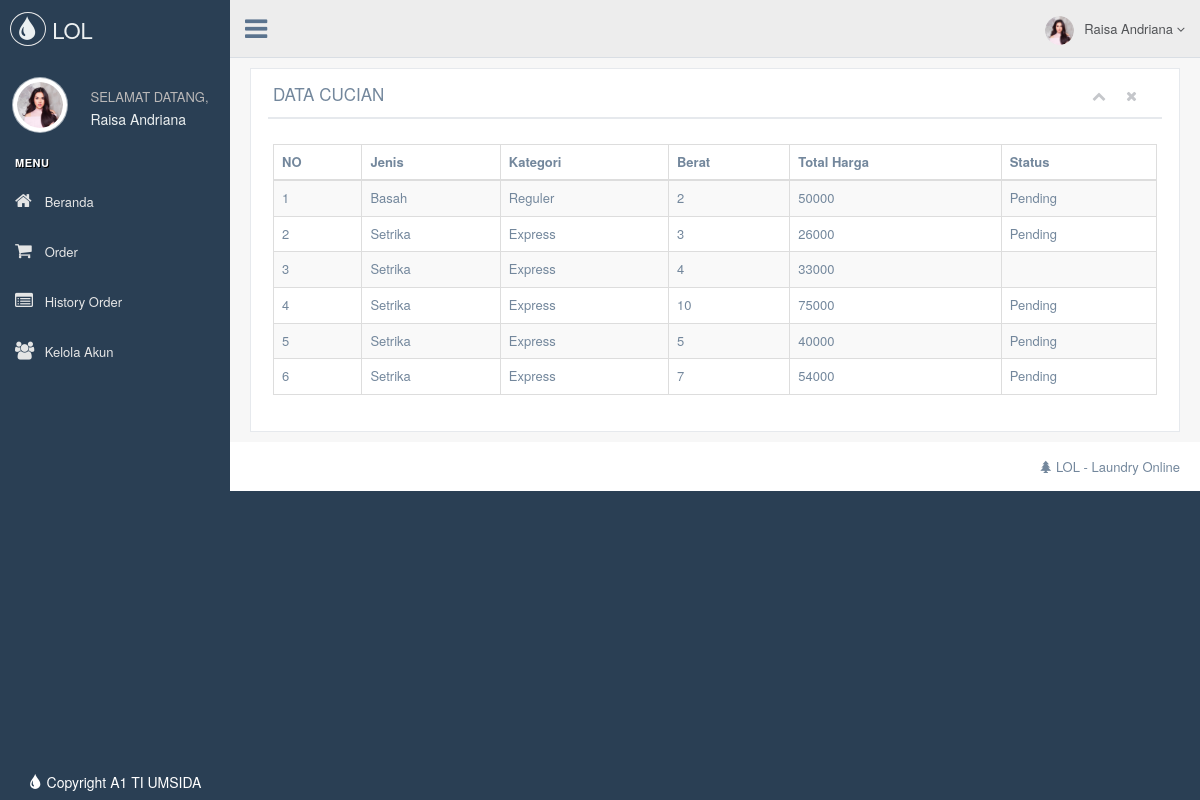
/fix/history_order.php (signed in), run on the app's committed database.
### tables this page shows
CREATE TABLE `tb_user` (
  `id_username` int(11) NOT NULL,
  `username_user` varchar(20) NOT NULL,
  `password_user` varchar(20) NOT NULL,
  `email_user` varchar(30) NOT NULL,
  `nama_user` varchar(50) NOT NULL,
  `alamat_user` varchar(50) NOT NULL,
  `ktp_user` varchar(200) NOT NULL,
  `profil_user` varchar(200) NOT NULL
);

CREATE TABLE `tb_order` (
  `id_order` int(11) NOT NULL,
  `id_username` int(11) NOT NULL,
  `id_kategori` int(11) NOT NULL,
  `id_jenis` int(11) NOT NULL,
  `id_pewangi` int(11) NOT NULL,
  `total_harga` int(11) NOT NULL,
  `berat_cucian` int(11) NOT NULL,
  `tanggal` datetime NOT NULL,
  `status_cucian` varchar(25) NOT NULL
);

CREATE TABLE `tb_jenis_cuci` (
  `id_jenis` int(11) NOT NULL,
  `nama_jenis` varchar(20) NOT NULL,
  `harga_jenis` int(11) NOT NULL
);

CREATE TABLE `tb_kategori` (
  `id_kategori` int(11) NOT NULL,
  `nama_kategori` varchar(10) NOT NULL,
  `harga_kategori` int(11) NOT NULL
);

### fix/history_order.php (the view, shortened to what this page needs)
<?php
  $name=$_SESSION['username'];
$getit = mysql_query("SELECT * FROM tb_user WHERE username_user='$name'");
$row = mysql_fetch_array($getit);
$id_user = $row['id_username'];
$nama = $row['nama_user'];
$foto = $row['profil_user'];
?>
<!DOCTYPE html>
<html lang="en">
  <head>
    <link href="../vendors/bootstrap/dist/css/bootstrap.min.css" rel="stylesheet">
    <link href="../vendors/font-awesome/css/font-awesome.min.css" rel="stylesheet">
    <link href="../vendors/nprogress/nprogress.css" rel="stylesheet">
    <link href="../vendors/iCheck/skins/flat/green.css" rel="stylesheet">
    <link href="../vendors/bootstrap-progressbar/css/bootstrap-progressbar-3.3.4.min.css" rel="stylesheet">
    <link href="../vendors/jqvmap/dist/jqvmap.min.css" rel="stylesheet"/>
    <link href="../vendors/bootstrap-daterangepicker/daterangepicker.css" rel="stylesheet">
    <link href="../vendors/datatables.net-bs/css/dataTables.bootstrap.min.css" rel="stylesheet">
    <link href="../vendors/datatables.net-buttons-bs/css/buttons.bootstrap.min.css" rel="stylesheet">
    <link href="../vendors/datatables.net-fixedheader-bs/css/fixedHeader.bootstrap.min.css" rel="stylesheet">
    <link href="../vendors/datatables.net-responsive-bs/css/responsive.bootstrap.min.css" rel="stylesheet">
    <link href="../vendors/datatables.net-scroller-bs/css/scroller.bootstrap.min.css" rel="stylesheet">
    <link href="../build/css/custom.min.css" rel="stylesheet">
  </head>
  <body class="nav-md">
    <div class="container body">
      <div class="main_container">
        <div class="col-md-3 left_col">
          <div class="left_col scroll-view">
            <div class="navbar nav_title" style="border: 0;">
              <a href="user.php" class="site_title"><i class="glyphicon glyphicon-tint"></i><span> LOL</span></a>
            </div>
            <div class="profile clearfix">
              <div class="profile_pic">
                <img src="images/<?php echo $foto; ?>" alt="..." class="img-circle profile_img">
              </div>
              <div class="profile_info">
                <span>SELAMAT DATANG,</span>
                <h2><?php echo $nama;?></h2>
              </div>
            </div>
            <br />
            <div id="sidebar-menu" class="main_menu_side hidden-print main_menu">
              <div class="menu_section">
                <h3>Menu</h3>
                <ul class="nav side-menu">
                  <li><a href="user.php"><i class="fa fa-home"></i> Beranda</a></li>
                  <li><a href="order.php"><i class="fa fa-shopping-cart"></i> Order</a></li>
                  <li><a href="history_order.php"><i class="fa fa-list-alt"></i> History Order</a></li>
                  <li><a href="edit_akun.php"><i class="fa fa-users"></i> Kelola Akun</a></li>
              </div>
            </div>
            <div class="sidebar-footer hidden-small">
                <font color="white" align="center"><h5><i class="glyphicon glyphicon-tint"></i> Copyright A1 TI UMSIDA</h5></font>
            </div>
          </div>
        </div>
        <div class="top_nav">
          <div class="nav_menu">
            <nav>
              <div class="nav toggle">
                <a id="menu_toggle"><i class="fa fa-bars"></i></a>
              </div>
              <ul class="nav navbar-nav navbar-right">
                <li class="">
                  <a href="javascript:;" class="user-profile dropdown-toggle" data-toggle="dropdown" aria-expanded="false">
                    <img src="images/<?php echo $foto; ?>" alt=""><?php echo $nama;?>
                    <span class=" fa fa-angle-down"></span>
                  </a>
                </li>
              </ul>
            </nav>
          </div>
        </div>
        <div class=cupuh1>
            <div class="right_col" role="main">
            <div class="row">
             <div class="col-md-12 col-sm-12 col-xs-12">
                <div class="x_panel">
                  <div class="x_title">
                    <h2>DATA CUCIAN </h2>
                    <ul class="nav navbar-right panel_toolbox">
                      <li><a class="collapse-link"><i class="fa fa-chevron-up"></i></a>
                      </li>
                      <li class="dropdown">
                        <a href="#" class="dropdown-toggle" data-toggle="dropdown" role="button" aria-expanded="false"></a>
                      </li>
                      <li><a class="close-link"><i class="fa fa-close"></i></a>
                      </li>
                    </ul>
                    <div class="clearfix"></div>
                  </div>
                  <div class="x_content">
                    <table id="datatable-responsive" class="table table-striped table-bordered dt-responsive nowrap" cellspacing="0" width="100%">
                      <thead>
                        <tr>
                          <th>NO</th>
                          <th>Jenis</th>
                          <th>Kategori</th>
                          <th>Berat</th>
                          <th>Total Harga</th>
                          <th>Status</th>
                        </tr>
                      </thead>
                       <tbody>
                       <?php
                              $no=1;
                              $akun=mysql_query("SELECT * FROM `tb_order` WHERE id_username=$id_user");
                              while ($row=mysql_fetch_array($akun)) {
                                $jenis = $row['id_jenis'];
                                $paket = $row['id_kategori'];
                                $total = $row['total_harga'];
                                $berat= $row['berat_cucian'];
                                $status = $row['status_cucian'];
                                $ambil1 = mysql_query("SELECT * FROM tb_jenis_cuci WHERE id_jenis='$jenis'");
                                $baris1 = mysql_fetch_array($ambil1);
                                $nama_jenis = $baris1['nama_jenis'];
                                $ambil2 = mysql_query("SELECT * FROM tb_kategori WHERE id_kategori='$paket'");
                                $baris2 = mysql_fetch_array($ambil2);
                                $nama_paket = $baris2['nama_kategori'];
                            ?>
                        <tr>
                          <td><?php echo $no;?></td>
                          <td><?php echo $nama_jenis;?></td>
                          <td><?php echo $nama_paket;?></td>
                          <td><?php echo $berat;?></td>
                          <td><?php echo $total;?></td>
                          <td><?php echo $status;?></td>
                        </tr>
                        <?php
                        $no++;
                        }
                        ?>
                    </table>
                  </div>
                </div>
           </div>
          </div>
      </div>
      </div>
              </div>
            </div>
        <footer>
          <div class="pull-right">
            <i class="glyphicon glyphicon-tree-conifer"></i> LOL - Laundry Online
          </div>
          <div class="clearfix"></div>
        </footer>
  </body>
</html>

### data on the page
tb_user: profil_user (picture), nama_user "Raisa Andriana"
tb_order: id_jenis.nama_jenis "Basah", id_kategori.nama_kategori "Reguler", berat_cucian "2", total_harga "50000", status_cucian "Pending"
tb_order: id_jenis.nama_jenis "Setrika", id_kategori.nama_kategori "Express", berat_cucian "3", total_harga "26000", status_cucian "Pending"
tb_order: id_jenis.nama_jenis "Setrika", id_kategori.nama_kategori "Express", berat_cucian "4", total_harga "33000"
tb_order: id_jenis.nama_jenis "Setrika", id_kategori.nama_kategori "Express", berat_cucian "10", total_harga "75000", status_cucian "Pending"
tb_order: id_jenis.nama_jenis "Setrika", id_kategori.nama_kategori "Express", berat_cucian "5", total_harga "40000", status_cucian "Pending"
tb_order: id_jenis.nama_jenis "Setrika", id_kategori.nama_kategori "Express", berat_cucian "7", total_harga "54000", status_cucian "Pending"
